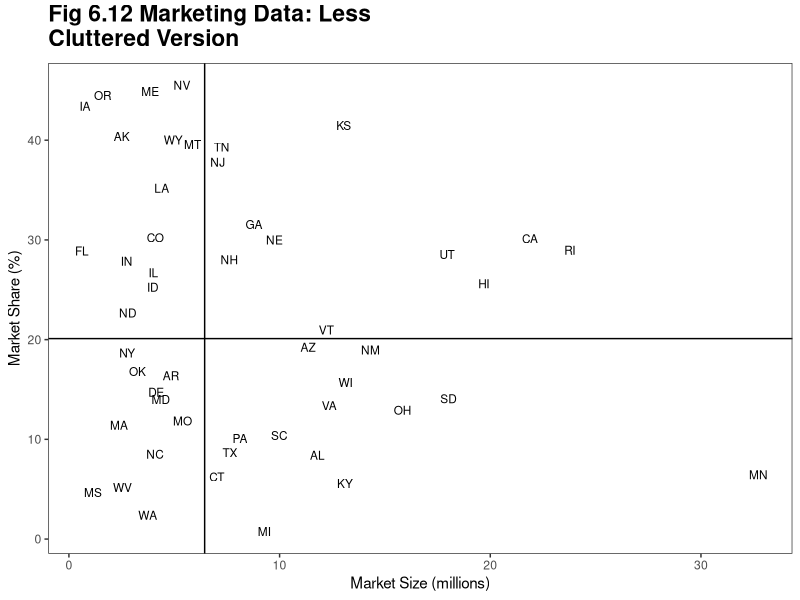
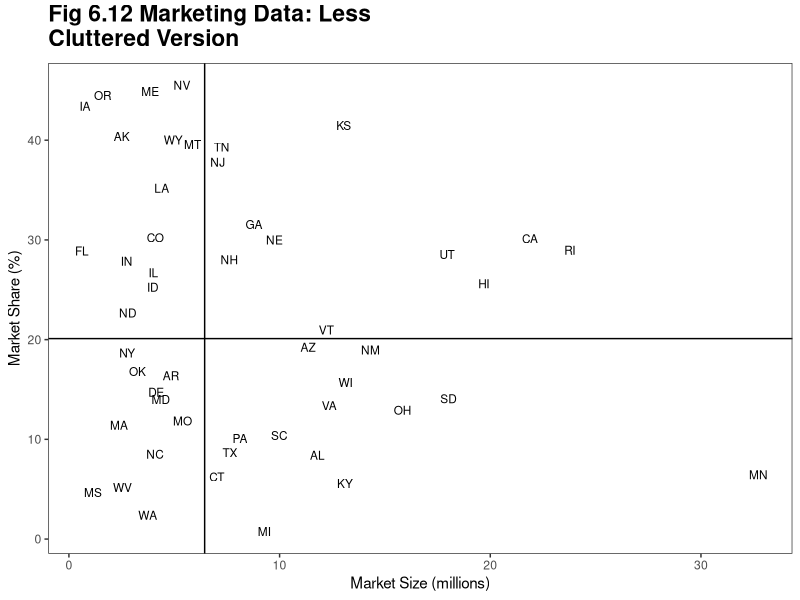

Write the R code that produced these figures, in order.
library(ggplot2)

this_base <- "fig06-12_marketing-data-less-cluttered-version"

set.seed(3)

my_data <- data.frame(state = state.abb,
                      market_share = runif(50, 0, 50),
                      market_size = rexp(50, 0.13))

p <- ggplot(my_data, aes(x = market_size, y = market_share)) +
  geom_text(aes(label = state), size = 3) +
  geom_hline(yintercept = median(my_data$market_share)) +
  geom_vline(xintercept = median(my_data$market_size)) +
  labs(x = "Market Size (millions)", y = "Market Share (%)") +
  ggtitle("Fig 6.12 Marketing Data: Less\nCluttered Version") +
  theme_bw() +
  theme(panel.grid.major = element_blank(),
        panel.grid.minor = element_blank(),
        plot.title = element_text(size = rel(1.5), face = "bold", vjust = 1.5))

p

ggsave(paste0(this_base, ".png"), p, width = 6, height = 5)

## note: my_data was simulated to resemble original data
